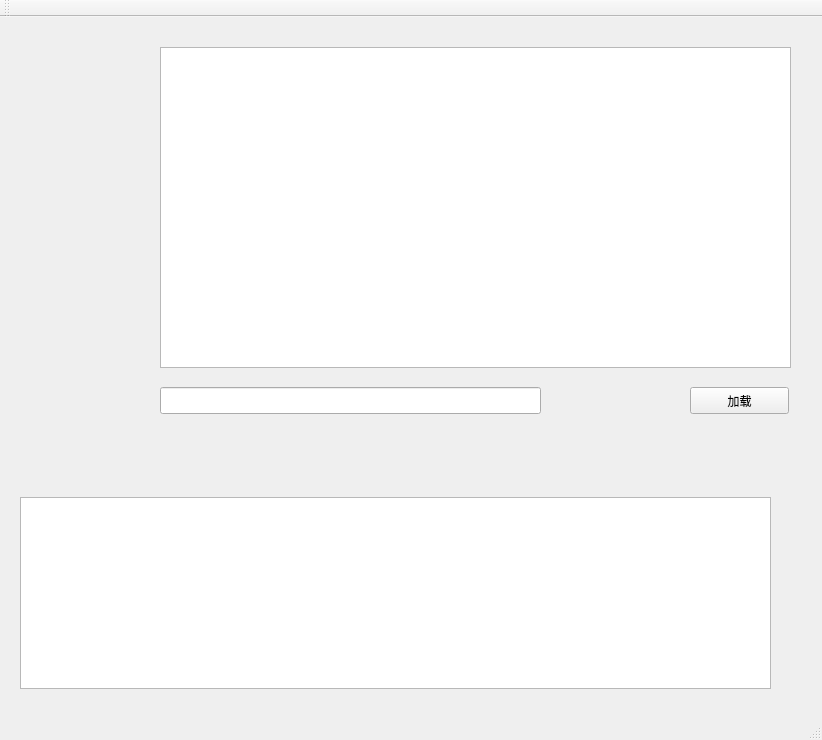
<?xml version="1.0" encoding="UTF-8"?>
<ui version="4.0">
 <class>MainWindow</class>
 <widget class="QMainWindow" name="MainWindow">
  <property name="geometry">
   <rect>
    <x>0</x>
    <y>0</y>
    <width>822</width>
    <height>740</height>
   </rect>
  </property>
  <property name="windowTitle">
   <string>MainWindow</string>
  </property>
  <widget class="QWidget" name="centralWidget">
   <widget class="QLineEdit" name="lineEdit">
    <property name="geometry">
     <rect>
      <x>160</x>
      <y>370</y>
      <width>381</width>
      <height>27</height>
     </rect>
    </property>
   </widget>
   <widget class="QListWidget" name="listWidget">
    <property name="geometry">
     <rect>
      <x>160</x>
      <y>30</y>
      <width>631</width>
      <height>321</height>
     </rect>
    </property>
   </widget>
   <widget class="QTreeView" name="treeView">
    <property name="geometry">
     <rect>
      <x>20</x>
      <y>480</y>
      <width>751</width>
      <height>192</height>
     </rect>
    </property>
   </widget>
   <widget class="QPushButton" name="pushButton">
    <property name="geometry">
     <rect>
      <x>690</x>
      <y>370</y>
      <width>99</width>
      <height>27</height>
     </rect>
    </property>
    <property name="text">
     <string>加载</string>
    </property>
   </widget>
  </widget>
  <widget class="QMenuBar" name="menuBar">
   <property name="geometry">
    <rect>
     <x>0</x>
     <y>0</y>
     <width>822</width>
     <height>25</height>
    </rect>
   </property>
  </widget>
  <widget class="QToolBar" name="mainToolBar">
   <attribute name="toolBarArea">
    <enum>TopToolBarArea</enum>
   </attribute>
   <attribute name="toolBarBreak">
    <bool>false</bool>
   </attribute>
  </widget>
  <widget class="QStatusBar" name="statusBar"/>
 </widget>
 <layoutdefault spacing="6" margin="11"/>
 <resources/>
 <connections/>
</ui>
